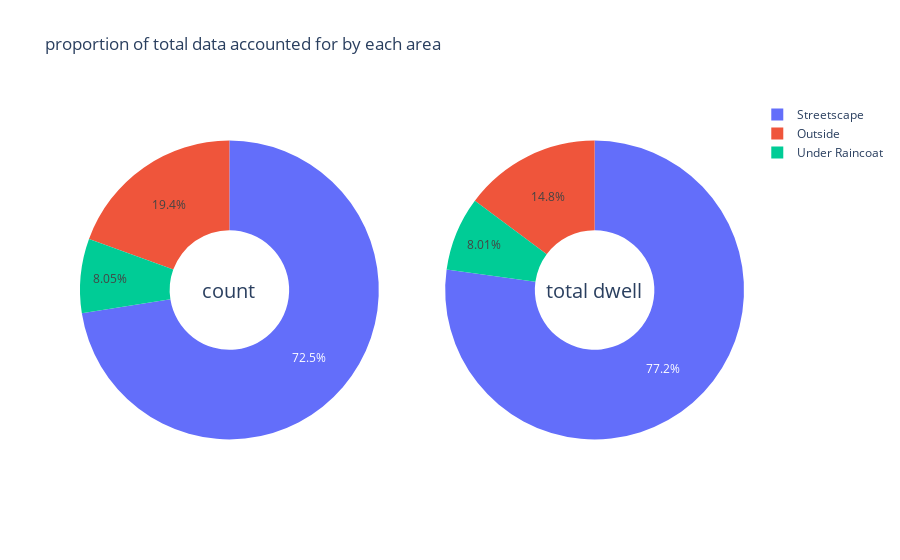

Write notebook code for a chart like this one.
### Markdown cell above
Now in place of the exact values of the metrics, let's look at the proportions (in terms of pedestrian count and total dwell time):

### Code cell
from plotly.subplots import make_subplots

def plot_pies():
    '''
    two pie charts on total count and dwell time grouped by device
    '''
    labels=['Streetscape', 'Under Raincoat', 'Outside']
    # subplots
    fig = make_subplots(rows=1, cols=2, specs=[[{'type':'domain'}, {'type':'domain'}]])
    fig.add_trace(go.Pie(labels=labels, values=[378580, 42054, 101548], name='device'),
                  1, 1)
    fig.add_trace(go.Pie(labels=labels, values=[8801918.21, 913902.16, 1687283.20], name='device'),
                  1, 2)

    # `hole` to create a donut-like pie chart
    fig.update_traces(hole=.4, hoverinfo='label+percent')

    fig.update_layout(
        title_text='proportion of total data accounted for by each area',
        # annotations in the center of the donut pies.
        annotations=[dict(text='count', x=0.18, y=0.5, font_size=20, showarrow=False),
                     dict(text='total dwell', x=0.85, y=0.5, font_size=20, showarrow=False)])
    fig.show()
    
plot_pies()

### Figure 1 — Plotly figure (JSON) as saved in the notebook; plotly's stock layout.template omitted (floating-point values rounded to 4 significant figures)
{"data": [{"domain": {"x": [0, 0.45], "y": [0, 1]}, "hole": 0.4, "hoverinfo": "label+percent", "labels": ["Streetscape", "Under Raincoat", "Outside"], "name": "device", "type": "pie", "values": [378580, 42054, 101548]}, {"domain": {"x": [0.55, 1], "y": [0, 1]}, "hole": 0.4, "hoverinfo": "label+percent", "labels": ["Streetscape", "Under Raincoat", "Outside"], "name": "device", "type": "pie", "values": [8802000.0, 913900.0, 1687000.0]}], "layout": {"annotations": [{"font": {"size": 20}, "showarrow": false, "text": "count", "x": 0.18, "y": 0.5}, {"font": {"size": 20}, "showarrow": false, "text": "total dwell", "x": 0.85, "y": 0.5}], "title": {"text": "proportion of total data accounted for by each area"}}}
